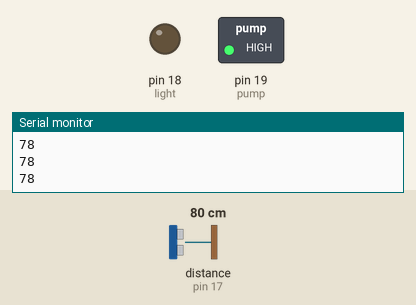
Simulated run of this sketch. Board: Arduino Uno, built with avr-gcc and run on an emulated ATmega328P. On the bench: switched loads named in the sketch (green lamp = pin HIGH), output pins drawn as LEDs (lit = HIGH), the last lines printed to the serial monitor. Wiring (inferred from the names in the program): ultrasonic range finder: trigger pin 15; echo pin 17. The inputs (shaded band) are chosen by the test bench; at power-on: distance to the obstacle (sensor on pin 17) 80 cm. The echo pulse lasts 58.3 µs per cm; pins used as bus, display or sensor lines are not drawn.

Above: at 3.2 s.
3.3 s: distance to the obstacle (sensor on pin 17) set to 23 cm
4.8 s: distance to the obstacle (sensor on pin 17) set to 19 cm
At 4.95 s:
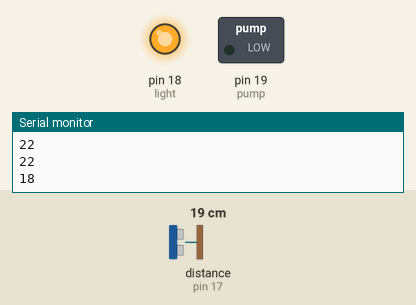
6.5 s: distance to the obstacle (sensor on pin 17) set to 35 cm
At 7.1 s:
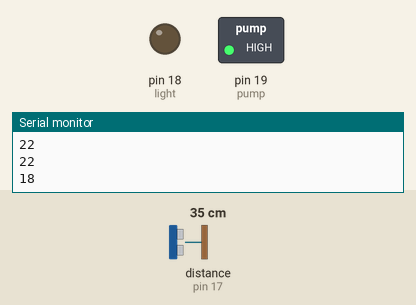
Timing chart, 0 to 9.5 s (numbered marks = the images above; inputs shaded):
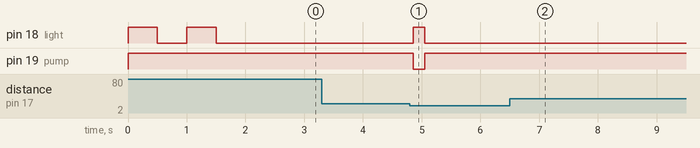

The sketch:

Ultrasonic_Hand_sanitizer.ino
```cpp
int trig = 15;
int echo = 17;
int pump = 19;
int light = 18;
int a, distance;

void setup(){
  Serial.begin(9600);
  pinMode(trig, OUTPUT);
  pinMode(light, OUTPUT);
  pinMode(pump, OUTPUT);
  digitalWrite(pump, HIGH);
  pinMode(echo, INPUT);
  digitalWrite(light, HIGH);
  delay(500);
  digitalWrite(light, LOW);
  delay(500);
  digitalWrite(light, HIGH);
  delay(500);
  digitalWrite(light, LOW);
  delay(500);
}

void loop(){
  digitalWrite(trig, LOW);
  delayMicroseconds(5);
  digitalWrite(trig, HIGH);
  delayMicroseconds(10);
  digitalWrite(trig, LOW);
  a = pulseIn(echo, HIGH);
  distance = a * 0.034 / 2;
  Serial.println(distance);

  if (distance < 20)
  {
    digitalWrite(pump, LOW);
    digitalWrite(light, HIGH);
    delay(200);
    digitalWrite(pump, HIGH);
    digitalWrite(light, LOW);
    delay(3000);
  }
  else
  {
    digitalWrite(pump, HIGH);
  }
  delay(200);
}
```

Measured:
- the behaviour switches between 21 and 20 cm on distance to the obstacle (sensor on pin 17) (found by bisection; images 0 and 1)
- after the input at 4.8 s, pin 18 (light): LOW → HIGH after 0.05 s, → LOW 0.20 s later; pin 19 (pump): HIGH → LOW after 0.05 s, → HIGH 0.20 s later
- after the input at 6.5 s, pin 18 (light): stops changing and stays LOW; pin 19 (pump): stops changing and stays HIGH
